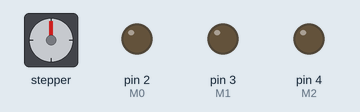
This sketch was run on a simulated Arduino Uno, built with avr-gcc and run on an emulated ATmega328P. Parts: stepper motor, output pins drawn as LEDs (lit = HIGH). Wiring (inferred from the names in the program): stepper motor driver (200 steps per turn assumed): step pin 5; direction pin 6. Pins used as bus, display or sensor lines are not drawn.

Above: at 0.05 s.
Timing chart, 0 to 6.9 s (numbered marks = the images above):
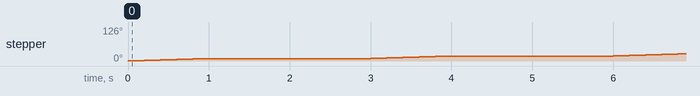

The sketch:

step.ino
```cpp
#define M0 2
#define M1 3
#define M2 4
#define STP 5
#define DIR 6
#define UP HIGH
#define DOWN LOW

void steps(int count, int dir) {
  digitalWrite(DIR, dir);
  for (int i = count; i > 0; i--) {
    digitalWrite(STP, HIGH);
    delay(100);
    digitalWrite(STP, LOW);
    delay(100);
  }
}

// the setup function runs once when you press reset or power the board
void setup() {
  // initialize digital pin LED_BUILTIN as an output.
  pinMode(M0, OUTPUT);
  pinMode(M1, OUTPUT);
  pinMode(M2, OUTPUT);
  pinMode(STP, OUTPUT);
  pinMode(DIR, OUTPUT);
}

// the loop function runs over and over again forever
void loop() {
  digitalWrite(M0, LOW);
  digitalWrite(M1, LOW);
  digitalWrite(M2, LOW);
  steps(5, UP);
  delay(2000);
}
```
